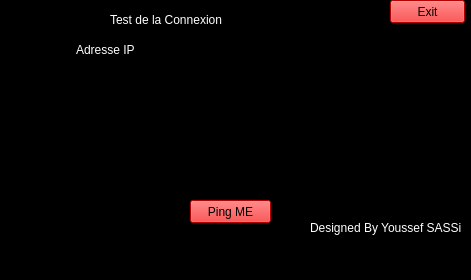
<?xml version="1.0" encoding="UTF-8"?>
<ui version="4.0">
 <class>MainWindow</class>
 <widget class="QMainWindow" name="MainWindow">
  <property name="geometry">
   <rect>
    <x>0</x>
    <y>0</y>
    <width>471</width>
    <height>280</height>
   </rect>
  </property>
  <property name="windowTitle">
   <string>ping</string>
  </property>
  <property name="styleSheet">
   <string notr="true">background-color: rgb(0, 0, 0);</string>
  </property>
  <widget class="QWidget" name="centralwidget">
   <widget class="QPushButton" name="pushButton">
    <property name="geometry">
     <rect>
      <x>190</x>
      <y>200</y>
      <width>81</width>
      <height>23</height>
     </rect>
    </property>
    <property name="styleSheet">
     <string notr="true">background-color: rgb(255, 0, 0);
font: 12pt &quot;Lucida Handwriting&quot;;
</string>
    </property>
    <property name="text">
     <string>Ping ME</string>
    </property>
   </widget>
   <widget class="QLineEdit" name="ping1">
    <property name="geometry">
     <rect>
      <x>160</x>
      <y>40</y>
      <width>141</width>
      <height>20</height>
     </rect>
    </property>
    <property name="styleSheet">
     <string notr="true">color: rgb(255, 255, 255);
font: 75 9pt &quot;MS Shell Dlg 2&quot;;</string>
    </property>
   </widget>
   <widget class="QTextEdit" name="textEdit">
    <property name="geometry">
     <rect>
      <x>40</x>
      <y>70</y>
      <width>391</width>
      <height>121</height>
     </rect>
    </property>
    <property name="styleSheet">
     <string notr="true">color: rgb(255, 255, 255);</string>
    </property>
   </widget>
   <widget class="QLabel" name="label">
    <property name="geometry">
     <rect>
      <x>76</x>
      <y>40</y>
      <width>71</width>
      <height>20</height>
     </rect>
    </property>
    <property name="styleSheet">
     <string notr="true">color: rgb(255, 255, 255);
font: 10pt &quot;MS Shell Dlg 2&quot;;</string>
    </property>
    <property name="text">
     <string>Adresse IP</string>
    </property>
   </widget>
   <widget class="QLabel" name="label_5">
    <property name="geometry">
     <rect>
      <x>310</x>
      <y>220</y>
      <width>151</width>
      <height>16</height>
     </rect>
    </property>
    <property name="styleSheet">
     <string notr="true">color: rgb(255, 255, 255);
font: 75 10pt &quot;Script MT Bold&quot;;</string>
    </property>
    <property name="text">
     <string>Designed By Youssef SASSi</string>
    </property>
   </widget>
   <widget class="QLabel" name="label_2">
    <property name="geometry">
     <rect>
      <x>110</x>
      <y>10</y>
      <width>261</width>
      <height>20</height>
     </rect>
    </property>
    <property name="styleSheet">
     <string notr="true">color: rgb(255, 255, 255);
font: 81 14pt &quot;Rockwell Extra Bold&quot;;</string>
    </property>
    <property name="text">
     <string>Test de la Connexion</string>
    </property>
   </widget>
   <widget class="QPushButton" name="pushButton_2">
    <property name="geometry">
     <rect>
      <x>390</x>
      <y>0</y>
      <width>75</width>
      <height>23</height>
     </rect>
    </property>
    <property name="styleSheet">
     <string notr="true">background-color: rgb(255, 0, 0);
font: 12pt &quot;Lucida Handwriting&quot;;
</string>
    </property>
    <property name="text">
     <string>Exit</string>
    </property>
   </widget>
  </widget>
  <widget class="QMenuBar" name="menubar">
   <property name="geometry">
    <rect>
     <x>0</x>
     <y>0</y>
     <width>471</width>
     <height>21</height>
    </rect>
   </property>
  </widget>
  <widget class="QStatusBar" name="statusbar"/>
 </widget>
 <resources/>
 <connections/>
</ui>
